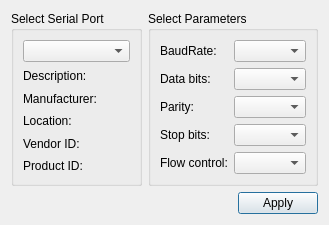
<?xml version="1.0" encoding="UTF-8"?>
<ui version="4.0">
 <class>QSerialSettingsDialog</class>
 <widget class="QDialog" name="QSerialSettingsDialog">
  <property name="geometry">
   <rect>
    <x>0</x>
    <y>0</y>
    <width>329</width>
    <height>205</height>
   </rect>
  </property>
  <property name="windowTitle">
   <string>Settings</string>
  </property>
  <layout class="QGridLayout" name="gridLayout_3">
   <item row="0" column="0">
    <widget class="QGroupBox" name="selectBox">
     <property name="title">
      <string>Select Serial Port</string>
     </property>
     <layout class="QGridLayout" name="gridLayout">
      <item row="0" column="0">
       <widget class="QComboBox" name="serialPortInfoListBox"/>
      </item>
      <item row="1" column="0">
       <widget class="QLabel" name="descriptionLabel">
        <property name="text">
         <string>Description:</string>
        </property>
       </widget>
      </item>
      <item row="2" column="0">
       <widget class="QLabel" name="manufacturerLabel">
        <property name="text">
         <string>Manufacturer:</string>
        </property>
       </widget>
      </item>
      <item row="3" column="0">
       <widget class="QLabel" name="locationLabel">
        <property name="text">
         <string>Location:</string>
        </property>
       </widget>
      </item>
      <item row="4" column="0">
       <widget class="QLabel" name="vidLabel">
        <property name="text">
         <string>Vendor ID:</string>
        </property>
       </widget>
      </item>
      <item row="5" column="0">
       <widget class="QLabel" name="pidLabel">
        <property name="text">
         <string>Product ID:</string>
        </property>
       </widget>
      </item>
     </layout>
    </widget>
   </item>
   <item row="0" column="1">
    <widget class="QGroupBox" name="parametersBox">
     <property name="title">
      <string>Select Parameters</string>
     </property>
     <layout class="QGridLayout" name="gridLayout_2">
      <item row="0" column="0">
       <widget class="QLabel" name="baudRateLabel">
        <property name="text">
         <string>BaudRate:</string>
        </property>
       </widget>
      </item>
      <item row="0" column="1">
       <widget class="QComboBox" name="baudRateBox"/>
      </item>
      <item row="1" column="0">
       <widget class="QLabel" name="dataBitsLabel">
        <property name="text">
         <string>Data bits:</string>
        </property>
       </widget>
      </item>
      <item row="1" column="1">
       <widget class="QComboBox" name="dataBitsBox"/>
      </item>
      <item row="2" column="0">
       <widget class="QLabel" name="parityLabel">
        <property name="text">
         <string>Parity:</string>
        </property>
       </widget>
      </item>
      <item row="2" column="1">
       <widget class="QComboBox" name="parityBox"/>
      </item>
      <item row="3" column="0">
       <widget class="QLabel" name="stopBitsLabel">
        <property name="text">
         <string>Stop bits:</string>
        </property>
       </widget>
      </item>
      <item row="3" column="1">
       <widget class="QComboBox" name="stopBitsBox"/>
      </item>
      <item row="4" column="0">
       <widget class="QLabel" name="flowControlLabel">
        <property name="text">
         <string>Flow control:</string>
        </property>
       </widget>
      </item>
      <item row="4" column="1">
       <widget class="QComboBox" name="flowControlBox"/>
      </item>
     </layout>
    </widget>
   </item>
   <item row="1" column="0" colspan="2">
    <layout class="QHBoxLayout" name="horizontalLayout">
     <item>
      <spacer name="horizontalSpacer">
       <property name="orientation">
        <enum>Qt::Horizontal</enum>
       </property>
       <property name="sizeHint" stdset="0">
        <size>
         <width>96</width>
         <height>20</height>
        </size>
       </property>
      </spacer>
     </item>
     <item>
      <widget class="QPushButton" name="applyButton">
       <property name="text">
        <string>Apply</string>
       </property>
      </widget>
     </item>
    </layout>
   </item>
  </layout>
 </widget>
 <resources/>
 <connections/>
 <slots>
  <slot>showPortInfo(int)</slot>
 </slots>
</ui>
